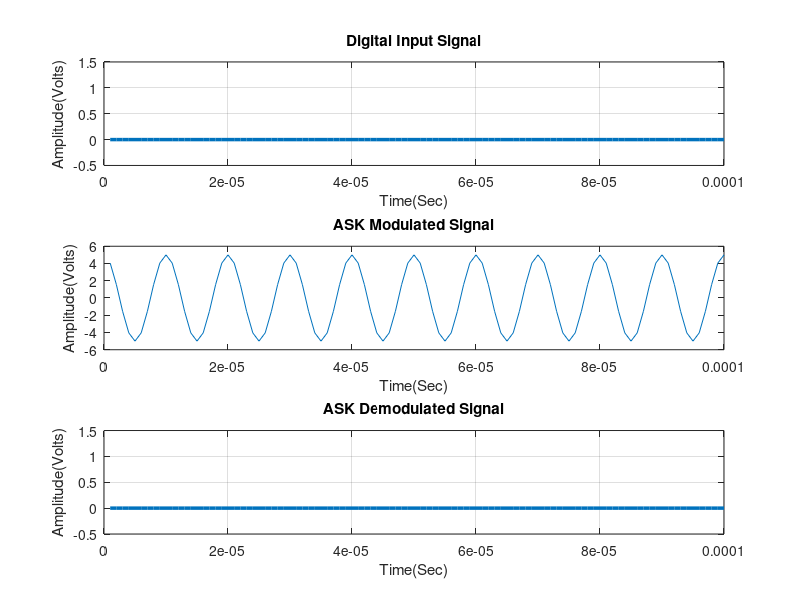

The MATLAB source for this figure:
% <<<<<<<<<<<<<<<<<<<< ASK Modulation and Demodulation >>>>>>>>>>>>>>>>>>>>

clc, clear all, close all;


% ******************* Digital/Binary input information ********************

x = input('Enter Digital Input Information = ');   % Binary information as stream of bits (binary signal 0 or 1)
N = length(x);
Tb = 0.0001;   %Data rate = 1MHz i.e., bit period (second)
disp('Binary Input Information at Transmitter: ');
disp(x);


% ************* Represent input information as digital signal *************

nb = 100;   % Digital signal per bit
digit = []; 
for n = 1:1:N
    if x(n) == 1;
       sig = ones(1,nb);
    else x(n) == 0;
        sig = zeros(1,nb);
    end
     digit = [digit sig];
end

t1 = Tb/nb:Tb/nb:nb*N*(Tb/nb);   % Time period
figure('Name','ASK Modulation and Demodulation','NumberTitle','off');
subplot(3,1,1);
plot(t1,digit,'LineWidth',2.5);
grid on;
axis([0 Tb*N -0.5 1.5]);
xlabel('Time(Sec)');
ylabel('Amplitude(Volts)');
title('Digital Input Signal');


% **************************** ASK Modulation *****************************

Ac1 = 12;     % Carrier amplitude for binary input '1'
Ac2 = 5;      % Carrier amplitude for binary input '0'
br = 1/Tb;    % Bit rate
Fc = br*10;   % Carrier frequency 
t2 = Tb/nb:Tb/nb:Tb;   % Signal time             

mod = [];
for (i = 1:1:N)
    if (x(i) == 1)
        y = Ac1*cos(2*pi*Fc*t2);   % Modulation signal with carrier signal 1
    else
        y = Ac2*cos(2*pi*Fc*t2);   % Modulation signal with carrier signal 2
    end
    mod = [mod y];
end

t3 = Tb/nb:Tb/nb:Tb*N;   % Time period
subplot(3,1,2);
plot(t3,mod);
xlabel('Time(Sec)');
ylabel('Amplitude(Volts)');
title('ASK Modulated Signal');


% ********************* Transmitted signal x ******************************

x = mod;


% ********************* Channel model h and w *****************************

h = 1;   % Signal fading 
w = 0;   % Noise


% ********************* Received signal y *********************************

y = h.*x + w;   % Convolution



% *************************** ASK Demodulation ****************************

s = length(t2);
demod = [];
for n = s:s:length(y)
  t4 = Tb/nb:Tb/nb:Tb;    % Time period
  c = cos(2*pi*Fc*t4);    % Carrier signal 
  mm = c.*y((n-(s-1)):n); % Convolution 
  t5 = Tb/nb:Tb/nb:Tb;
  z = trapz(t5,mm);       % Intregation 
  rz = round((2*z/Tb));
  Ac = ((Ac1 + Ac2)/2);   % Average of carrier amplitudes
  if(rz > Ac)             % Logical condition 
    a = 1;
  else
    a = 0;
  end
  demod = [demod a];
end

disp('Demodulated Binary Information at Receiver: ');
disp(demod);

% ********** Represent demodulated information as digital signal **********


digit = [];
for n = 1:length(demod);
    if demod(n) == 1;
       sig = ones(1,nb);
    else demod(n) == 0;
        sig = zeros(1,nb);
    end
     digit = [digit sig];
end

t5 = Tb/nb:Tb/nb:nb*length(demod)*(Tb/nb);   % Time period
subplot(3,1,3)
plot(t5,digit,'LineWidth',2.5);grid on;
axis([0 Tb*length(demod) -0.5 1.5]);
xlabel('Time(Sec)');
ylabel('Amplitude(Volts)');
title('ASK Demodulated Signal');

% ************************** End of the program ***************************

%date 11/8/23

% input
% [ 1 0 0 1 1 0 1]